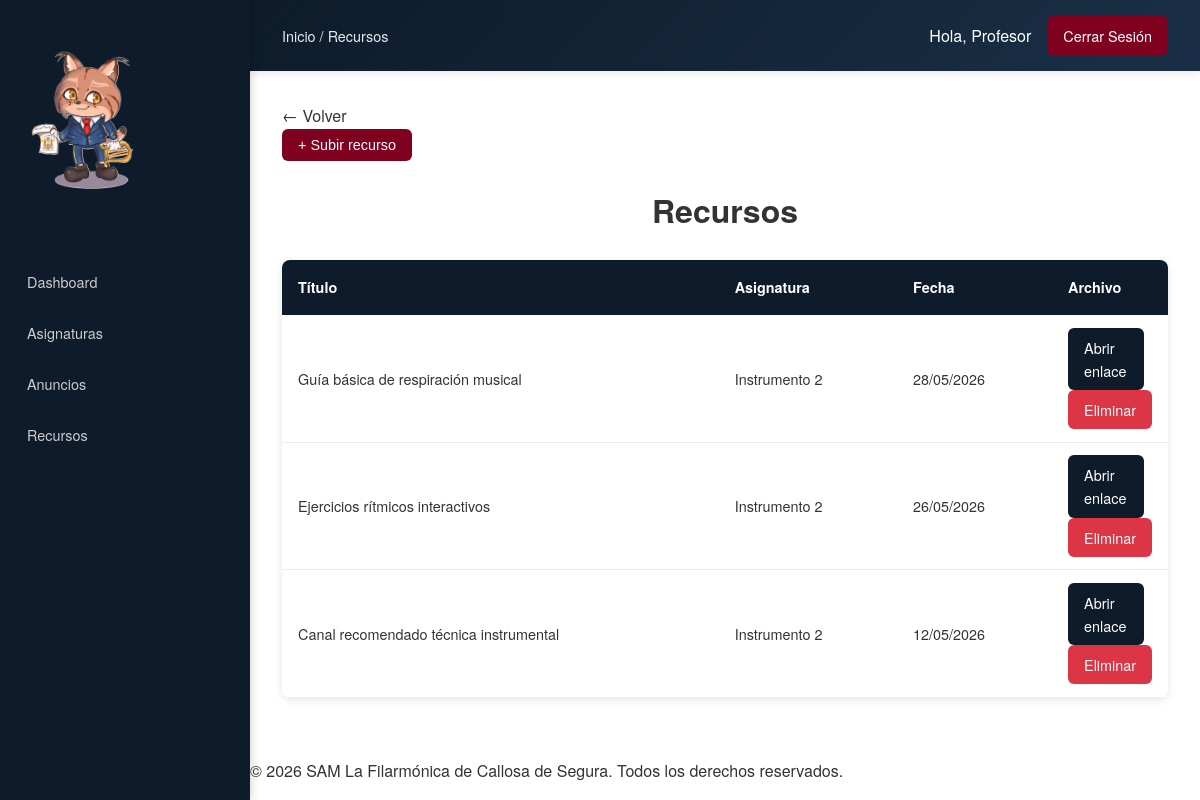
Screenshot of /profesor/recursos.php?id_asignatura=5 (signed in) with the database file from the repository.
### tables this page shows
CREATE TABLE `recursos` (
  `id_recurso` int(11) NOT NULL,
  `id_asignatura` int(11) NOT NULL,
  `titulo` varchar(150) NOT NULL,
  `fecha_subida` date DEFAULT NULL,
  `publicado_por` int(11) DEFAULT NULL,
  `archivo` varchar(255) NOT NULL
);

CREATE TABLE `asignaturas` (
  `id_asignatura` int(11) NOT NULL,
  `nombre` varchar(100) NOT NULL,
  `id_curso` int(11) DEFAULT NULL,
  `id_profesor` int(11) DEFAULT NULL
);

### profesor/recursos.php (the view, shortened to what this page needs)
<?php
require_once "../includes/funciones.php";
$conexion = conectar();
$id_profesor = $_SESSION['id_usuario'];
$id_asignatura_seleccionada = 0;
if (isset($_GET['id_asignatura']) && !empty($_GET['id_asignatura'])) {
    $id_asignatura_seleccionada = (int)$_GET['id_asignatura'];
}
$filtro_recursos = "";
if ($id_asignatura_seleccionada > 0) {
    $filtro_recursos = " AND r.id_asignatura = $id_asignatura_seleccionada";
}
$recursos = $conexion->query(" SELECT r.*, a.nombre AS asignatura_nombre
                                FROM recursos r
                                JOIN asignaturas a ON r.id_asignatura = a.id_asignatura
                                WHERE a.id_profesor = $id_profesor $filtro_recursos
                                ORDER BY r.fecha_subida DESC ");
include "../plantillas/header_privado.php";
include "../plantillas/navbar_privado.php";
?>
<main class="main">
<div>
    <button type="button" id="toggle-form" class="btn-crear">
        + Subir recurso
    </button>
</div>
    <h1>Recursos</h1>
    <?php if ($recursos->num_rows > 0) { ?>
        <table>
            <thead>
                <tr>
                    <th>Título</th>
                    <th>Asignatura</th>
                    <th>Fecha</th>
                    <th>Archivo</th>
                </tr>
            </thead>
            <tbody>
                <?php while ($recurso = $recursos->fetch_assoc()) { ?>
                    <tr>
                        <td> <?= $recurso['titulo'] ?> </td>
                        <td> <?= $recurso['asignatura_nombre'] ?> </td>
                        <td> <?= date("d/m/Y", strtotime($recurso['fecha_subida'])) ?> </td>
                        <td>
                            <?php
                            $archivo = $recurso['archivo'];
                            if (filter_var($archivo, FILTER_VALIDATE_URL)) {
                            ?>
                                <a href="<?= $archivo ?>" target="_blank" class="btn-editar">
                                    Abrir enlace
                                </a>
                            <?php } ?>
                            <a href="?eliminar=<?= $recurso['id_recurso'] ?>"
                                class="btn-eliminar"
                                onclick="return confirm('¿Eliminar recurso?')">
                                Eliminar
                            </a>
                        </td>
                    </tr>
                <?php } ?>
            </tbody>
        </table>
    <?php } else { ?>
        <p>No hay recursos disponibles.</p>
    <?php } ?>
</main>
<?php
include "../plantillas/footer_privado.php";
?>

### estaticos/css/styles.css (style rules this page uses)
* { box-sizing: border-box; margin: 0; padding: 0; }
html, body { height: 100%; margin: 0; }
body { font-family: 'Helvetica Neue', Arial, sans-serif; line-height: 1.6; color: #333333; display: flex; flex-direction: column; min-height: 100vh; min-width: 320px; }
main { flex: 1; }
a { text-decoration: none; color: inherit; }
h1, h2, h3 { margin-bottom: 1rem; text-align: center; }

### estaticos/css/privado.css (style rules this page uses)
* { box-sizing: border-box; }
html, body { min-width: 320px; }
body { margin: 0; padding: 0; }
.main { padding: 1rem; width: 100%; max-width: 1400px; min-width: 300px; margin: 0 auto; }
table { width: 100%; display: block; overflow-x: auto; -webkit-overflow-scrolling: touch; border-collapse: collapse; margin-top: 1.5rem; background: white; border-radius: 8px; box-shadow: 0 2px 8px rgba(0, 0, 0, 0.1); font-size: 0.85rem; }
table thead { background: #0D1B2A; color: white; }
table th { padding: 0.6rem 0.4rem; text-align: left; font-weight: 600; }
table td { padding: 0.75rem 0.4rem; border-bottom: 1px solid #eee; max-height: 200px; }
td:last-child, th:last-child { width:1%; }
.btn-crear, .btn-editar, .btn-eliminar, .btn-aprobar, .btn-rechazar { display: inline-block; padding: 6px 12px; border-radius: 6px; text-decoration: none; font-size: 0.8rem; transition: all 0.3s; border: none; cursor: pointer; }
.btn-crear { background: #800020; color: white; margin-bottom: 1rem; width: 100%; }
.btn-editar { background: #0D1B2A; color: white; margin-right: 0.25rem; margin-bottom: 0.25rem; }
.btn-eliminar { background: #dc3545; color: white; margin-bottom: 0.25rem; }
@media (min-width: 768px) { .main { padding: 1.5rem; } }
@media (min-width: 768px) { table { font-size: 0.9rem; } }
@media (min-width: 768px) { table th { padding: 1rem; } }
@media (min-width: 768px) { table td { padding: 0.8rem 1rem; } }
@media (min-width: 768px) { .btn-crear, .btn-editar, .btn-eliminar, .btn-aprobar, .btn-rechazar { padding: 8px 16px; font-size: 0.9rem; } }
@media (min-width: 768px) { .btn-crear { width: auto; margin-bottom: 1.5rem; } }
@media (min-width: 768px) { .btn-editar { margin-right: 0.5rem; margin-bottom: 0; } }
@media (min-width: 768px) { .btn-eliminar { margin-bottom: 0; } }
@media (min-width: 1024px) { .main { padding: 2rem; max-width: 1200px; } }
@media (min-width: 1024px) { body { margin-left: 250px; } }

### rows the page displays
recursos: titulo "Guía básica de respiración musical", id_asignatura.nombre "Instrumento 2", fecha_subida "28/05/2026"
recursos: titulo "Ejercicios rítmicos interactivos", id_asignatura.nombre "Instrumento 2", fecha_subida "26/05/2026"
recursos: titulo "Canal recomendado técnica instrumental", id_asignatura.nombre "Instrumento 2", fecha_subida "12/05/2026"

### other values shown
$breadcrumbs[$pagina_actual] "Recursos"
$nombre "Profesor"
